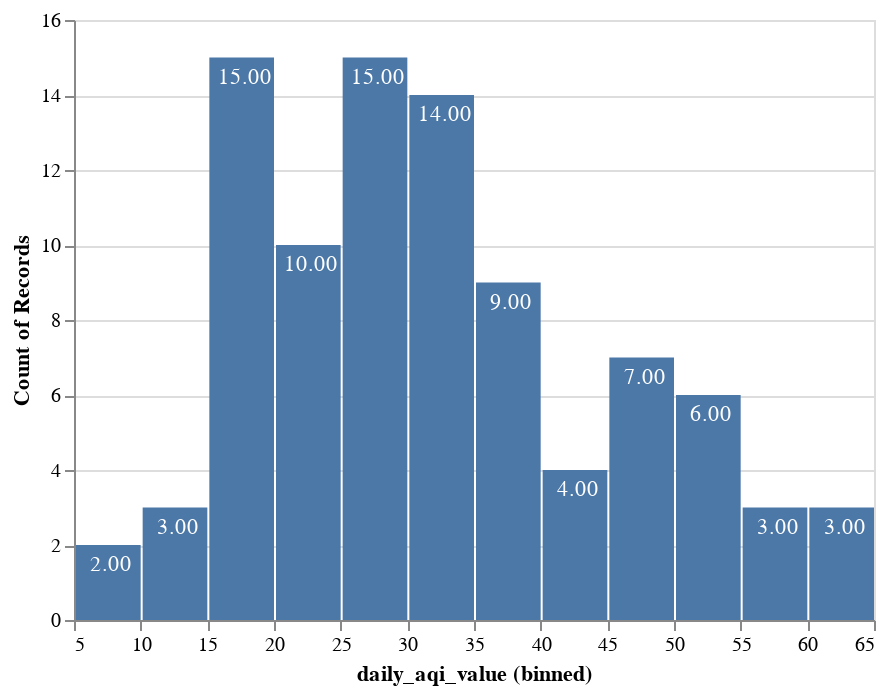

The cell this chart's notebook holds for it:
### Code cell
chart = alt.Chart(pm25_2011_durham).mark_bar().encode(
    x=alt.X("daily_aqi_value:Q", bin=alt.Bin(step=5)),
    y='count()',
   # y=alt.Y("count(daily_aqi_value:Q)/sum(count(daily_aqi_value:Q))", axis=alt.Axis(format='.2f')),
)

text = alt.Chart(pm25_2011_durham).mark_text(dx=2, dy=+10, color='white').encode(
    x=alt.X("daily_aqi_value:Q", bin=alt.Bin(step=5)),
    y='count()',
    text=alt.Text("count(daily_aqi_value):Q/sum(count(daily_aqi_value)):Q", format='.2f')
)

chart.properties(
    width=500,
    height=300
)

chart + text

### Figure 1 — Vega-Lite specification as saved in the notebook (floating-point values rounded to 4 significant figures; data arrays with more than 128 entries replaced by an {"elided": "..."} marker saying what was removed)
{"config": {"view": {"continuousWidth": 400, "continuousHeight": 300}}, "layer": [{"mark": "bar", "encoding": {"x": {"bin": {"step": 5}, "field": "daily_aqi_value", "type": "quantitative"}, "y": {"aggregate": "count", "type": "quantitative"}}}, {"mark": {"type": "text", "color": "white", "dx": 2, "dy": 10}, "encoding": {"text": {"aggregate": "count", "field": "daily_aqi_value):Q/sum(count(daily_aqi_value)", "format": ".2f", "type": "quantitative"}, "x": {"bin": {"step": 5}, "field": "daily_aqi_value", "type": "quantitative"}, "y": {"aggregate": "count", "type": "quantitative"}}}], "data": {"name": "data-219521c355ee46d0d84ebd94ee74b49e"}, "$schema": "https://vega.github.io/schema/vega-lite/v4.17.0.json", "datasets": {"data-219521c355ee46d0d84ebd94ee74b49e": {"elided": "449 records"}}}
